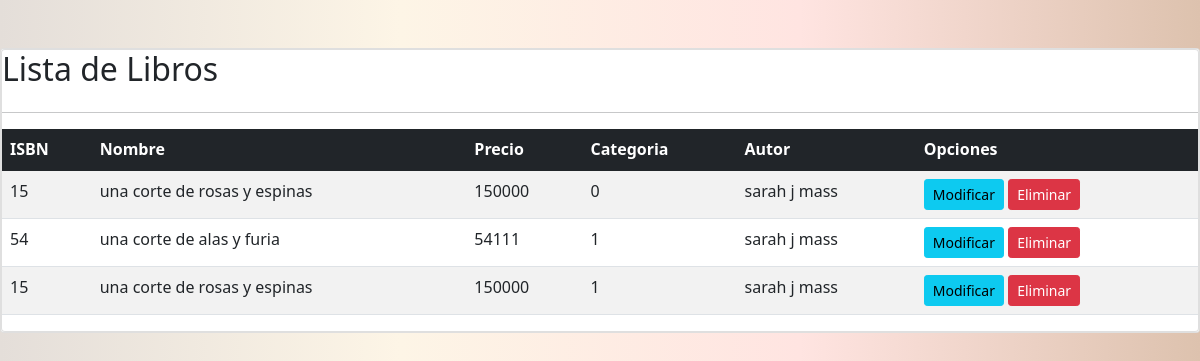
Page /libroList/ on the earlier database version.
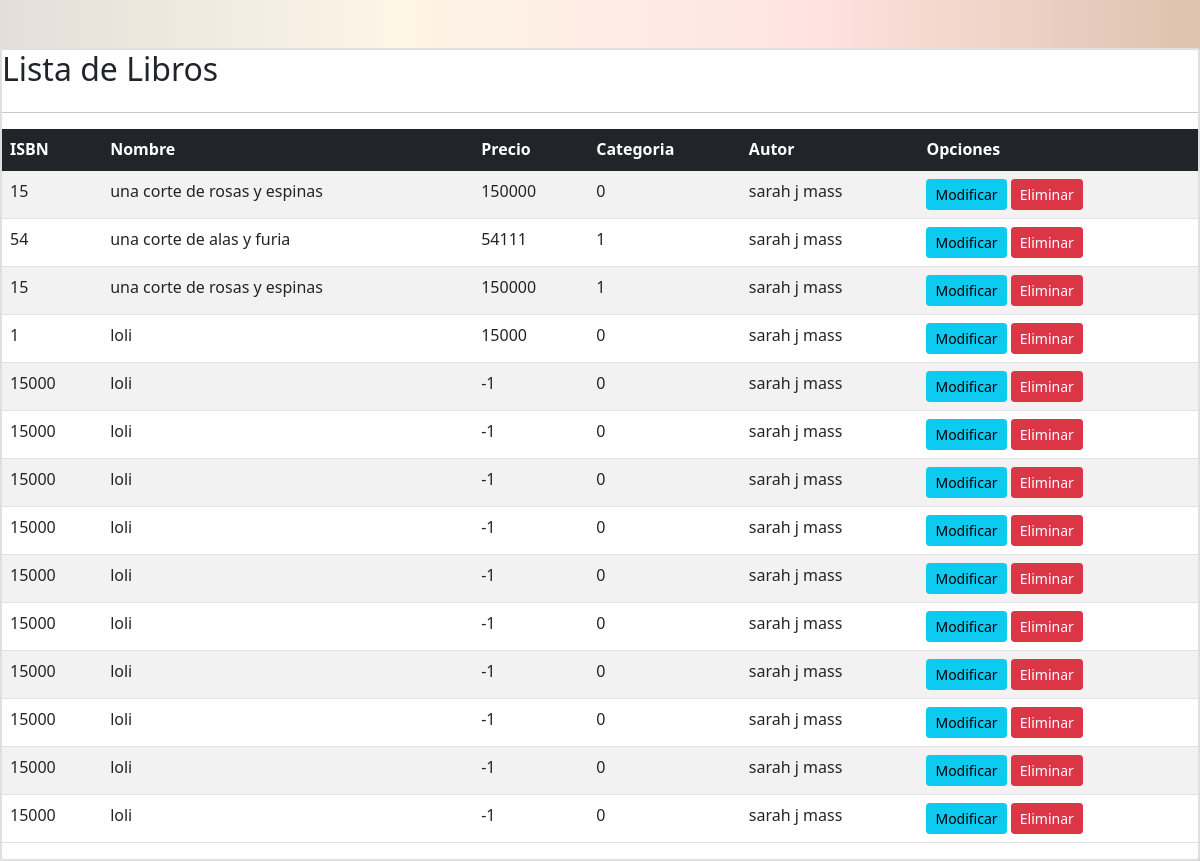
Same page on the later database version.
### tienda/models.py (models this page shows, shortened)
class Libro(models.Model):
    isbn = models.IntegerField()
    nombre = models.CharField(max_length=400)
    precio = models.IntegerField()
    categoria = models.IntegerField(choices=opciones_categoria)
    nuevo = models.BooleanField()
    autor = models.ForeignKey(Autor, on_delete=models.PROTECT)

class Autor(models.Model):
    idAutor = models.IntegerField()
    nombre = models.CharField(max_length=100)
    def __str__(selft):
        return selft.nombre

### tienda/views.py (the view)
# urls.py: path('libroList/', libroList, name='libroList'),
def libroList(request):
    libros = Libro.objects.all()
    contexto={
        'libros':libros
    }
    return render(request, 'tienda/Libros/listar.html',contexto)

### tienda/templates/tienda/Libros/listar.html (shortened to what this page needs)
{% load static %}
<!DOCTYPE html>
<html lang="en">
<head>
    <link href="https://cdn.jsdelivr.net/npm/bootstrap@5.1.3/dist/css/bootstrap.min.css" rel="stylesheet"
>
    <link rel="stylesheet" href="{% static 'css/crud.css'%}">
</head>
<body>
    <br>
    <br>
    <div class="card">
        <div class="card body">
            <h2>Lista de Libros</h2>
            <hr>
            <table class="table table-striped table-hover table-responsive-sm" id="libros">
                <thead class="table-dark">
                    <tr>
                        <th scope="col">ISBN</th>
                        <th scope="col">Nombre</th>
                        <th scope="col">Precio</th>
                        <th scope="col">Categoria</th>
                        <th scope="col">Autor</th>
                        <th scope="col">Opciones</th>
                    </tr>
                </thead>
                {% for lista in libros%}
                <tr>
                    <td>{{lista.isbn}}</td>
                    <td>{{lista.nombre}}</td>
                    <td>{{lista.precio}}</td>
                    <td>{{lista.categoria}}</td>
                    <td>{{lista.autor}}</td>
                    <td>
                        <a href="{% url 'modificarLibro' lista.id %}" class="btn btn-info btn-sm">Modificar</a>
                        <a href="{% url 'eliminarLibro' lista.id %}"  class="btn btn-danger btn-sm">Eliminar</a>
                    </td>
                </tr>
                {% endfor %}
            </table>
        </div>
    </div>
</body>
</html>

Differences in the rows shown:
added Libro: isbn "1", nombre "loli", precio "15000", categoria "0", autor "sarah j mass"
added Libro: isbn "15000", nombre "loli", precio "-1", categoria "0", autor "sarah j mass"
added Libro: isbn "15000", nombre "loli", precio "-1", categoria "0", autor "sarah j mass"
added Libro: isbn "15000", nombre "loli", precio "-1", categoria "0", autor "sarah j mass"
added Libro: isbn "15000", nombre "loli", precio "-1", categoria "0", autor "sarah j mass"
added Libro: isbn "15000", nombre "loli", precio "-1", categoria "0", autor "sarah j mass"
added Libro: isbn "15000", nombre "loli", precio "-1", categoria "0", autor "sarah j mass"
added Libro: isbn "15000", nombre "loli", precio "-1", categoria "0", autor "sarah j mass"
added Libro: isbn "15000", nombre "loli", precio "-1", categoria "0", autor "sarah j mass"
added Libro: isbn "15000", nombre "loli", precio "-1", categoria "0", autor "sarah j mass"
added Libro: isbn "15000", nombre "loli", precio "-1", categoria "0", autor "sarah j mass"
